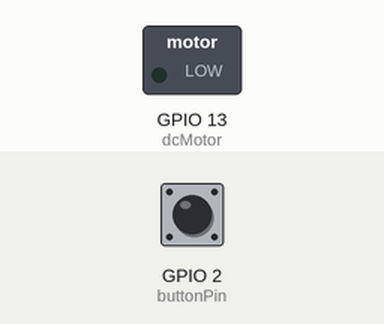
Recording of a sketch running on a simulated ESP32. Shown: switched loads named in the sketch (green lamp = pin HIGH). Dashed ring = blinking. The inputs (shaded band) are chosen by the test bench; at power-on: GPIO 2 (buttonPin) HIGH. WiFi joins after 1.5 s; servers stay silent unless stated.

Above: at 3.0 s.
3.1 s: GPIO 2 (buttonPin) pulled LOW for 1 s
At 3.22 s:
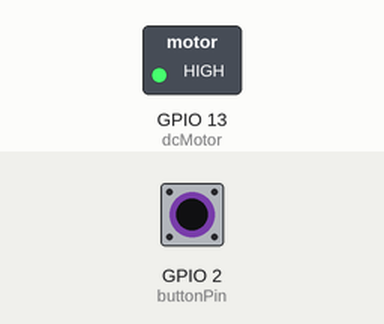
5.6 s: GPIO 2 (buttonPin) pulled LOW for 0.15 s
At 6.1 s:
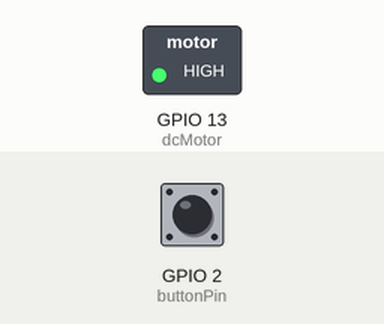
7.2 s: GPIO 2 (buttonPin) pulled LOW for 3.2 s
At 10.9 s:
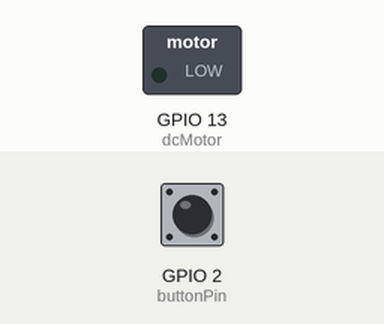
Timing chart, 0 to 12.4 s (numbered marks = the images above; inputs shaded):
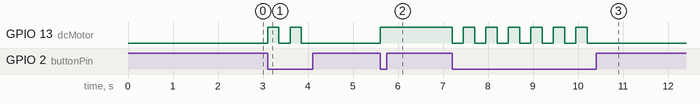

The sketch:

smart-ecosystem.ino
```cpp
#define BLYNK_TEMPLATE_ID "TMPL3YKHwd4bt"
#define BLYNK_TEMPLATE_NAME "CONTROL_LED"
#define BLYNK_PRINT Serial

#include <WiFi.h>
#include <BlynkSimpleEsp32.h>

// Replace with your Auth Token (from Blynk email)
char auth[] = "YourAuthToken";

// Replace with your WiFi credentials
char ssid[] = "YourWiFiSSID";
char pass[] = "YourWiFiPassword";

const int dcMotor = 13;       // Motor control pin
const int buttonPin = 2;      // LED control pin (GPIO2)
int motorSpeed = 0;
int mappedSpeed = 0;

void setup() {
  Serial.begin(115200);
  Blynk.begin(auth, ssid, pass);

  pinMode(dcMotor, OUTPUT);
  pinMode(buttonPin, INPUT_PULLUP);

  Blynk.virtualWrite(23, motorSpeed); // Initialize slider
}

void loop() {
  Blynk.run();
  int buttonState = digitalRead(buttonPin);

  // Toggle motor speed when button pressed
  if (buttonState == LOW) {
    motorSpeed = (motorSpeed == 0) ? 255 : 0;
    mappedSpeed = map(motorSpeed, 0, 255, 0, 1023);
    analogWrite(dcMotor, mappedSpeed);
    delay(250); // debounce
  }
}

// Handle slider input from Blynk app
BLYNK_WRITE(23) {
  motorSpeed = param.asInt();
  mappedSpeed = map(motorSpeed, 0, 1023, 0, 255);
  analogWrite(dcMotor, mappedSpeed);
}
```

Measured:
- after the input at 3.1 s, GPIO 13 (dcMotor): alternates HIGH for 0.25 s and LOW for 0.25 s, 4 changes in all, then stays LOW, starting at once
- after the input at 5.6 s, GPIO 13 (dcMotor): LOW → HIGH at once
- after the input at 7.2 s, GPIO 13 (dcMotor): alternates HIGH for 0.25 s and LOW for 0.25 s, 13 changes in all, then stays LOW, starting at once
